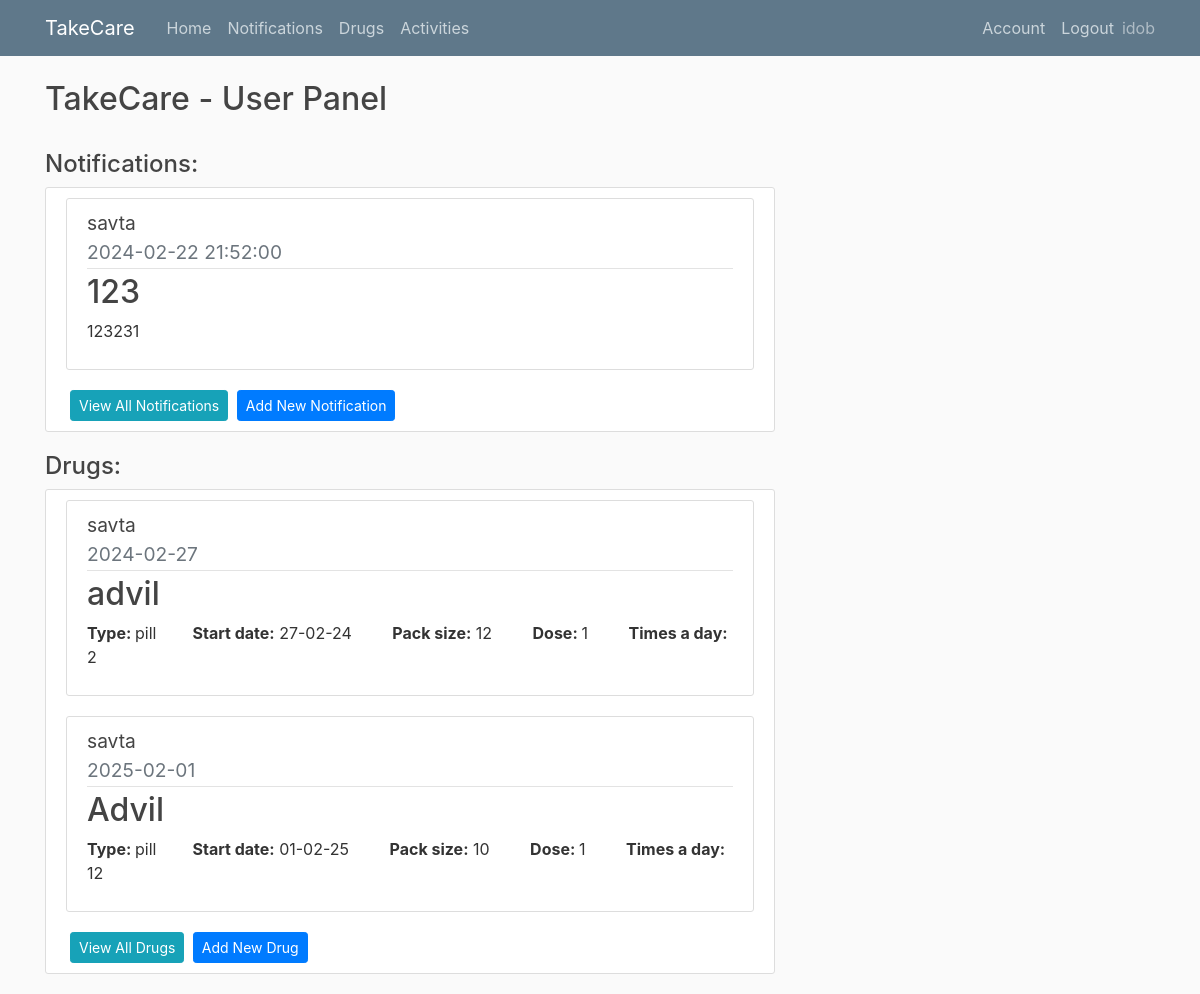
Screenshot of /home (signed in) with the database file from the repository.
### app/models.py (models this page shows, shortened)
class User(db.Model, UserMixin):
    id = db.Column(db.Integer, primary_key=True)
    username = db.Column(db.String(20), unique=True,nullable=False)
    email = db.Column(db.String(100), unique=True,nullable=False)
    image_file = db.Column(db.String(100),nullable=False,default='default.jpg')
    password= db.Column(db.String(60),nullable=False)
    ElderlyUser = db.relationship('Elderlyuser',backref='creator',lazy=True )
    Notifications = db.relationship('Notification',backref='creator',lazy=True )
    Drugs = db.relationship('Drug',backref='creator',lazy=True )

class Elderlyuser(db.Model, UserMixin):
    id = db.Column(db.Integer, primary_key=True)
    username = db.Column(db.String(20), unique=True,nullable=False)
    password= db.Column(db.String(60),nullable=False)
    user_id = db.Column(db.Integer, db.ForeignKey('user.id'), nullable=False)

class Notification(db.Model):
    id = db.Column(db.Integer, primary_key=True)
    title = db.Column(db.String(150),nullable=False)
    content = db.Column(db.Text,nullable=False)
    date = db.Column(db.Date,nullable=False)
    time = db.Column(db.Time,nullable=False)
    took = db.Column(db.Boolean, nullable=False)
    user_id = db.Column(db.Integer, db.ForeignKey('user.id'), nullable=False)
    elderly_user_id = db.Column(db.Integer, db.ForeignKey('elderlyuser.id'), nullable=False)

class Drug(db.Model):
    id = db.Column(db.Integer, primary_key=True)
    name = db.Column(db.String(150),nullable=False)
    type = db.Column(db.Text,nullable=False)
    dose = db.Column(db.Integer,nullable=False)
    timesaday = db.Column(db.Integer,nullable=False)
    taketime= db.Column(db.Time, nullable=False)
    gap = db.Column(db.Integer, nullable=False)
    packsize = db.Column(db.Integer,nullable=False)
    daystotake = db.Column(db.Integer,nullable=False)
    startdate = db.Column(db.Date,nullable=False)
    user_id = db.Column(db.Integer, db.ForeignKey('user.id'), nullable=False)
    elderly_user_id = db.Column(db.Integer, db.ForeignKey('elderlyuser.id'), nullable=False)
    drugschedules = db.relationship("DrugSchedule", cascade="all, delete")

### app/routes.py (the view)
@app.route("/")
@app.route("/home")
@login_required
def home():
    notifications = Notification.query.filter_by(user_id=current_user.id).order_by(Notification.date.asc()).order_by(Notification.time.asc()).limit(3)
    drugs = Drug.query.filter_by(user_id=current_user.id)
    eldelys = Elderlyuser.query.filter_by(user_id=current_user.id)
    eldelys_dict = {i.id: i.username for i in eldelys}
    return render_template("home.html",notifications=notifications ,drugs=drugs,eldelys_dict=eldelys_dict)

### app/models.py (called while the page is built)
@login_manager.user_loader
def load_user(user_id):
    return User.query.get(int(user_id))

### app/templates/home.html
{% extends "layout.html" %}
{% block content %}
  <h2> TakeCare - User Panel </h2>
  <br>
  <h4>Notifications:</h4>
  <div class="content-section">
    {% if notifications.count() == 0  %}
        <h5>No notifications found</h5>
    {% else %}
      {% for notification in notifications %}
      <article class="media content-section">
        <div class="media-body">
               <div class="article-title">
                    <big>{{ eldelys_dict[notification.elderly_user_id] }}</big>
                </div>
          <div class="article-metadata">
            <big class="text-muted">{{ notification.date.strftime('%Y-%m-%d') }}    {{ notification.time }} </big>
          </div>
          <h2>{{ notification.title }}</h2>
          <p class="article-content">{{ notification.content }}</p>
        </div>
      </article>
      {% endfor %}
    {% endif %}
    <a class="btn btn-info btn-sm ml-1" href="{{url_for('notification')}}"> View All Notifications</a>
    <a class="btn btn-primary btn-sm ml-1" href="{{url_for('add_notification')}}"> Add New Notification</a>
  </div>
  <h4>Drugs:</h4>
  <div class="content-section">
    {% if drugs.count() == 0  %}
        <h5>No drugs found</h5>
    {% else %}
      {% for drug in drugs %}
      <article class="media content-section">
        <div class="media-body">
                <div class="article-title">
                    <big>{{ eldelys_dict[drug.elderly_user_id] }}</big>
                </div>
          <div class="article-metadata">
            <big class="text-muted">{{ drug.startdate.strftime('%Y-%m-%d') }} </big>
          </div>
          <h2>{{ drug.name }}</h2>
            <p>
              <strong>Type: </strong> {{ drug.type }}&nbsp; &nbsp; &nbsp; &nbsp;
              <strong>Start date:</strong> {{ drug.startdate.strftime('%d-%m-%y') }} &nbsp; &nbsp; &nbsp; &nbsp;
              <strong>Pack size:</strong> {{ drug.packsize }} &nbsp; &nbsp; &nbsp; &nbsp;
              <strong> Dose: </strong>{{ drug.dose }} &nbsp; &nbsp; &nbsp; &nbsp;
              <strong>Times a day: </strong>{{ drug.timesaday }} &nbsp;
            </p>
        </div>
      </article>
      {% endfor %}
    {% endif %}
    <a class="btn btn-info btn-sm ml-1" href="{{url_for('drugs')}}"> View All Drugs</a>
    <a class="btn btn-primary btn-sm ml-1" href="{{url_for('add_drug')}}"> Add New Drug</a>
  </div>
{% endblock content %}

### app/templates/layout.html (shortened to what this page needs)
<!DOCTYPE html>
<html>
<head>
    <link rel="stylesheet" href="https://maxcdn.bootstrapcdn.com/bootstrap/4.0.0/css/bootstrap.min.css">
    <link rel="stylesheet" type="text/css" href="{{ url_for('static', filename='main.css') }}">
</head>
<body>
    <header class="site-header">
      <nav class="navbar navbar-expand-md navbar-dark bg-steel fixed-top">
        <div class="container">
          <a class="navbar-brand mr-4" href="/">TakeCare</a>
          <div class="collapse navbar-collapse" id="navbarToggle">
            <div class="navbar-nav mr-auto">
              <a class="nav-item nav-link" href="{{url_for('home')}}">Home</a>
              <a class="nav-item nav-link" href="{{url_for('notification')}}">Notifications</a>
              <a class="nav-item nav-link" href="{{url_for('drugs')}}">Drugs</a>
              <a class="nav-item nav-link" href="{{url_for('activities')}}">Activities</a>
            </div>
            {% if not current_user.is_authenticated %}
            <div class="navbar-nav">
              <a class="nav-item nav-link" href="{{url_for('login')}}">Login</a>
              <a class="nav-item nav-link" href="{{url_for('register')}}">Register</a>
            </div>
            {% else %}
            <div class="navbar-nav">
              <a class="nav-item nav-link" href="{{url_for('account')}}">Account</a>
              <a class="nav-item nav-link" href="{{url_for('logout')}}">Logout</a>
              <sapn class="navbar-text">{{current_user.username}}</span>
            </div>
            {% endif %}
          </div>
        </div>
      </nav>
    </header>
    <main role="main" class="container">
      <div class="row">
        <div class="col-md-8">
          {% block content %} {% endblock %}
        </div>
    </main>
</body>
</html>

### app/static/main.css (style rules this page uses)
body { background: #fafafa; color: #333333; margin-top: 5rem; }
h1, h2, h3, h4, h5, h6 { color: #444444; }
.bg-steel { background-color: #5f788a; }
.site-header .navbar-nav .nav-link { color: #cbd5db; }
.content-section { background: #ffffff; padding: 10px 20px; border: 1px solid #dddddd; border-radius: 3px; margin-bottom: 20px; }
.article-title { color: #444444; }
.article-content { white-space: pre-line; }
.article-metadata { padding-bottom: 1px; margin-bottom: 4px; border-bottom: 1px solid #e3e3e3 }

### rows the page displays
User: username "idob"
Notification: date "2024-02-22", time "21:52:00", title "123", content "123231"
Elderlyuser: username "savta"
Drug: startdate "2024-02-27", name "advil", type "pill", startdate "27-02-24", packsize "12", dose "1", timesaday "2"
Drug: startdate "2025-02-01", name "Advil", type "pill", startdate "01-02-25", packsize "10", dose "1", timesaday "12"
